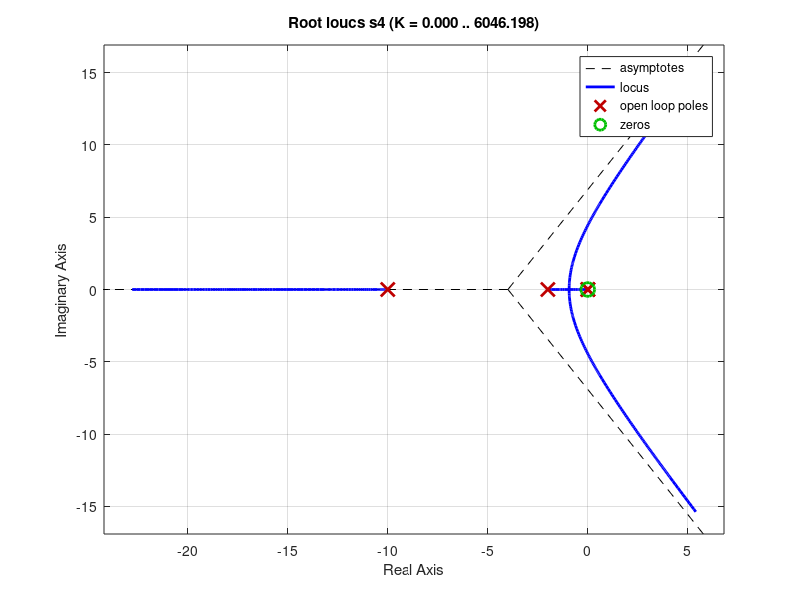

This figure's MATLAB source:
%porblem1
s1=tf([1,6],[1,8,24,32,0]);
rlocus(s1);
%bp @ -3.1,-7.3
%im-axis @ +-2.5j


%problem2
s2=tf([1,0,1/3],[1,0,1,0]);
rlocus(s2);

%problem3
s3=tf([1,0,1/9],[1,0,1,0]);
rlocus(s3);
%bp @-0.578

%problem4
s4=tf([1,0.01],[1,12,20,0,0]);
rlocus(s4);
%bp @ -0.94,-0.02

